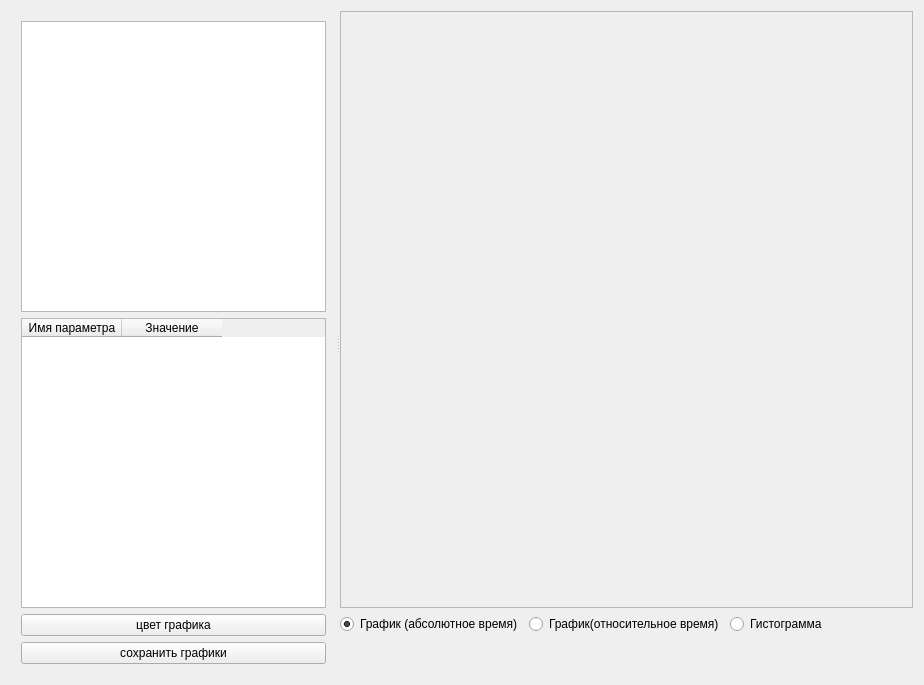
<?xml version="1.0" encoding="UTF-8"?>
<ui version="4.0">
 <class>DataVisualizerForm</class>
 <widget class="QWidget" name="DataVisualizerForm">
  <property name="geometry">
   <rect>
    <x>0</x>
    <y>0</y>
    <width>924</width>
    <height>685</height>
   </rect>
  </property>
  <property name="windowTitle">
   <string>Form</string>
  </property>
  <layout class="QHBoxLayout" name="horizontalLayout">
   <item>
    <widget class="QSplitter" name="splitter">
     <property name="orientation">
      <enum>Qt::Horizontal</enum>
     </property>
     <widget class="QWidget" name="verticalLayoutWidget">
      <layout class="QVBoxLayout" name="verticalLayout_2">
       <property name="sizeConstraint">
        <enum>QLayout::SetDefaultConstraint</enum>
       </property>
       <property name="leftMargin">
        <number>10</number>
       </property>
       <property name="topMargin">
        <number>10</number>
       </property>
       <property name="rightMargin">
        <number>10</number>
       </property>
       <property name="bottomMargin">
        <number>10</number>
       </property>
       <item>
        <widget class="QTreeView" name="fileBrowser"/>
       </item>
       <item>
        <widget class="QTableWidget" name="metaTable">
         <property name="editTriggers">
          <set>QAbstractItemView::NoEditTriggers</set>
         </property>
         <property name="rowCount">
          <number>0</number>
         </property>
         <property name="columnCount">
          <number>2</number>
         </property>
         <column>
          <property name="text">
           <string>Имя параметра</string>
          </property>
         </column>
         <column>
          <property name="text">
           <string>Значение</string>
          </property>
         </column>
        </widget>
       </item>
       <item>
        <widget class="QPushButton" name="colorEditButton">
         <property name="text">
          <string>цвет графика</string>
         </property>
        </widget>
       </item>
       <item>
        <widget class="QPushButton" name="saveGraphs">
         <property name="text">
          <string>сохранить графики</string>
         </property>
        </widget>
       </item>
      </layout>
     </widget>
     <widget class="QWidget" name="verticalLayoutWidget_2">
      <layout class="QVBoxLayout" name="verticalLayout_3">
       <item>
        <widget class="QFrame" name="plotFrame">
         <property name="sizePolicy">
          <sizepolicy hsizetype="Expanding" vsizetype="Expanding">
           <horstretch>0</horstretch>
           <verstretch>0</verstretch>
          </sizepolicy>
         </property>
         <property name="frameShape">
          <enum>QFrame::StyledPanel</enum>
         </property>
         <property name="frameShadow">
          <enum>QFrame::Raised</enum>
         </property>
         <layout class="QHBoxLayout" name="horizontalLayout_2"/>
        </widget>
       </item>
       <item>
        <layout class="QHBoxLayout" name="horizontalLayout_3">
         <item>
          <widget class="QRadioButton" name="graphButton">
           <property name="text">
            <string>График (абсолютное время)</string>
           </property>
           <property name="checked">
            <bool>true</bool>
           </property>
          </widget>
         </item>
         <item>
          <widget class="QRadioButton" name="graphRelativeTimeButton">
           <property name="text">
            <string>График(относительное время)</string>
           </property>
          </widget>
         </item>
         <item>
          <widget class="QRadioButton" name="histButton">
           <property name="text">
            <string>Гистограмма</string>
           </property>
          </widget>
         </item>
        </layout>
       </item>
       <item>
        <layout class="QHBoxLayout" name="horizontalLayout_7">
         <item>
          <widget class="QLabel" name="infoLabel">
           <property name="text">
            <string/>
           </property>
          </widget>
         </item>
        </layout>
       </item>
       <item>
        <widget class="QLabel" name="mousePosLabel">
         <property name="text">
          <string/>
         </property>
        </widget>
       </item>
      </layout>
     </widget>
    </widget>
   </item>
  </layout>
 </widget>
 <resources/>
 <connections/>
</ui>
